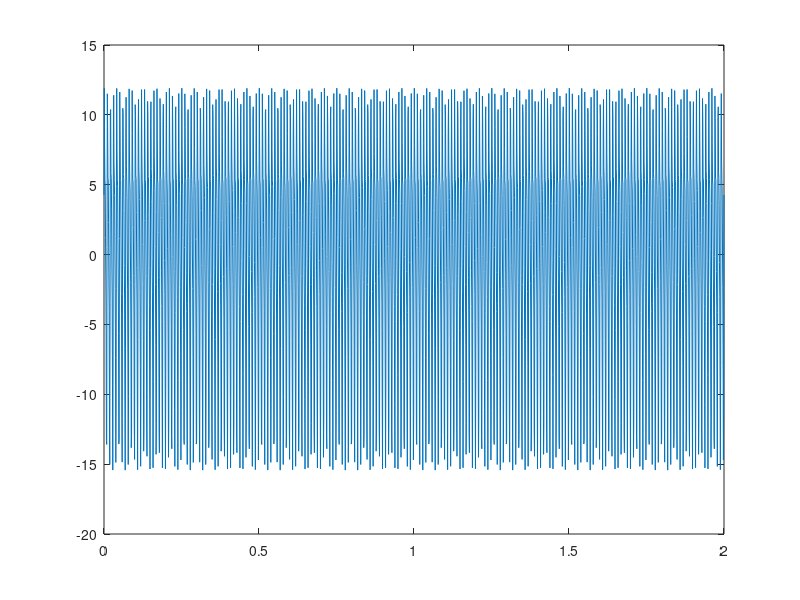
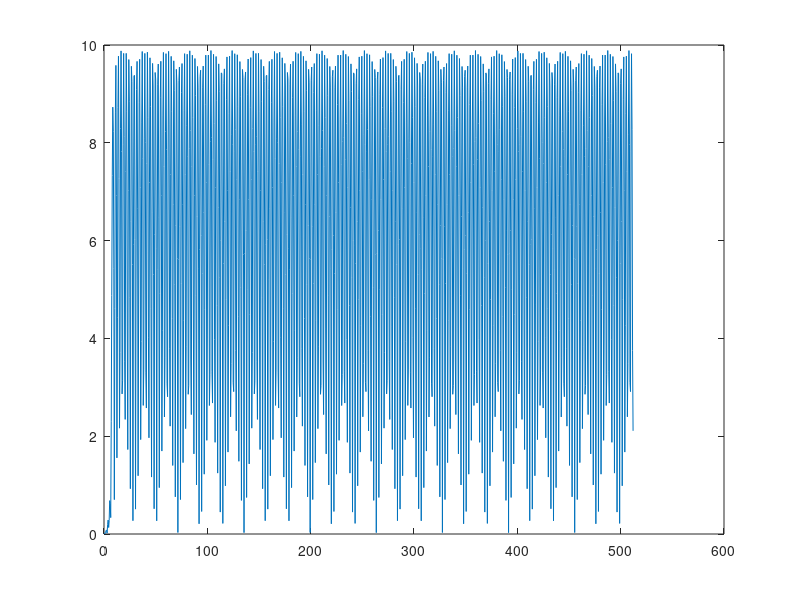

These figures' MATLAB source, in order:
%% Task: Generate a signal containing the sum of three sinusoids with
% the three sets parameters.

% Number of samples is 2048, sampling frequency: 1024 Hz, lasting 2 seconds.
sampFreq = 1024;
maxFreq = 300;
samplIntrvl = 1/sampFreq;
timeVec = 0:samplIntrvl:2.0;
% Number of samples
nSamples = length(timeVec);

% Gererate the signal
S1=10.*sin(2*pi*100.*timeVec);
S2=5.*sin(2*pi*200.*timeVec+pi/6);
S3=2.5.*sin(2*pi*300.*timeVec+pi/4);
S_bar = S1 + S2 + S3;

% Plot the signal
figure;
plot(timeVec,S_bar);

%Plot the periodogram
%------------
%Length of data 
dataLen = timeVec(end)-timeVec(1);
%DFT sample corresponding to Nyquist frequency
kNyq = floor(nSamples/2)+1;
%Positive Fourier frequencies
posFreq = (0:(kNyq-1))*(1/dataLen);
% Design low pass filter
filt0rdr = 30;
b = fir1(filt0rdr,(maxFreq/2)/(sampFreq/2),'low');
% Apply filter
filtSig = fftfilt(b,S_bar);
% Discard negative frequencies
filtSig = filtSig(1:kNyq);

%Plot periodogram
figure;
plot(posFreq,abs(filtSig));